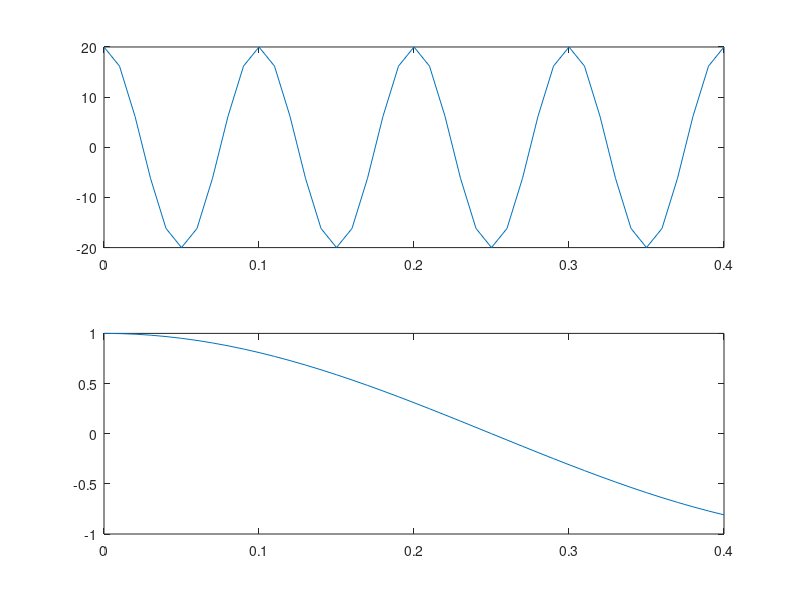

Here is the MATLAB script that generated this plot:
t = 0:0.01:0.4;
f=10;
x =20*cos(2*pi*f*t);

subplot(2,1,1);
plot(t, x)


subplot(2,1,2);
%stem(t,x);
n=0:40;
fs=100;
ts=1/fs;

%x_a = c2d(x,ts,'foh');

x_a=cos(2*pi*n*ts);
%subplot(2,1,2);
plot(t, x_a)